Frame 1 (no input): blank canvas, image omitted
Frame 60 (no input): blank canvas, image omitted
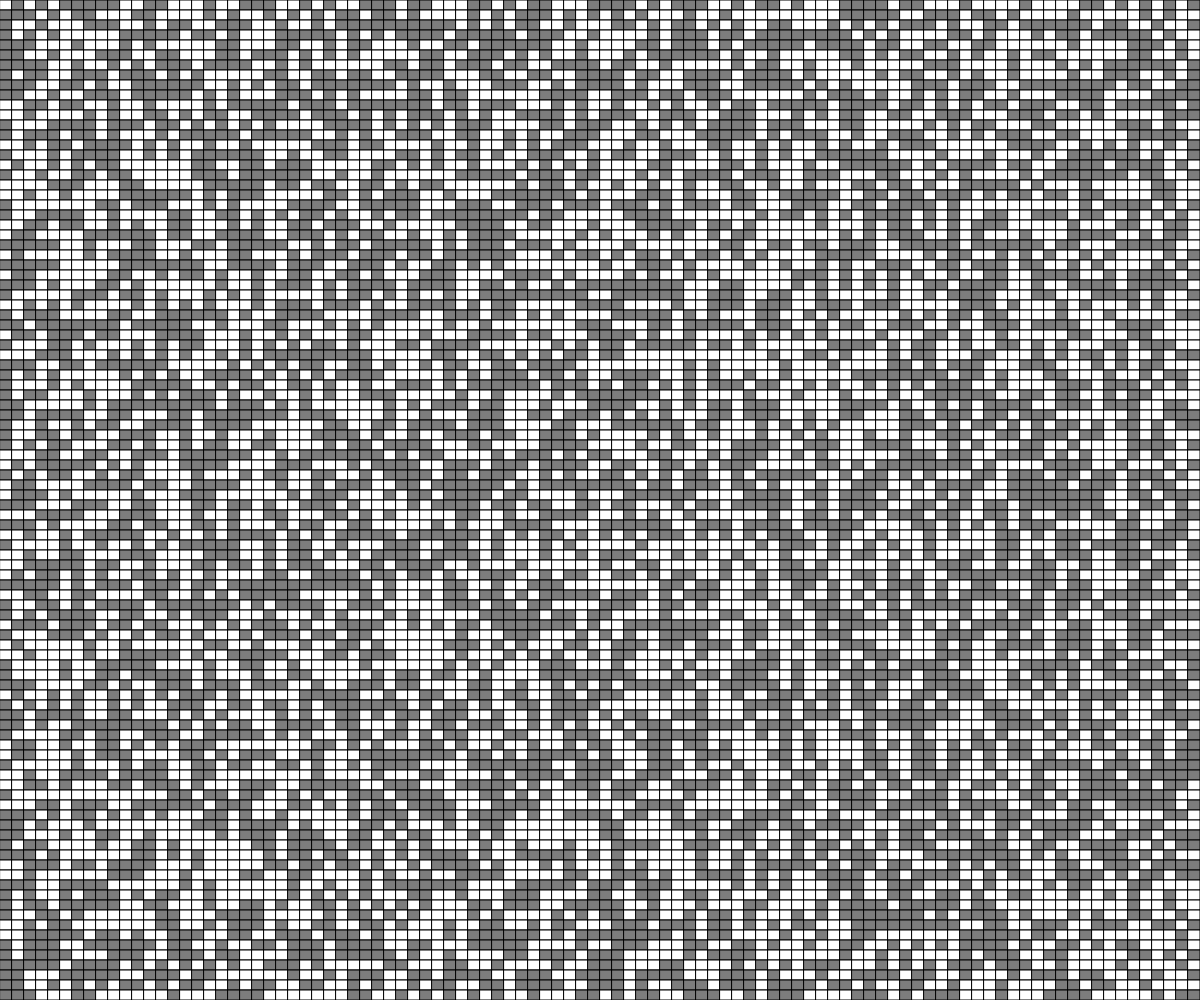
Frame 120 (the mouse pressed at the canvas centre since frame 60)

The p5.js sketch whose frames 1 and 60 were blank and that drew this single picture after the mouse press (run headless with seeded random() and noise() and a simulated clock; from frame 60 on, the mouse is pressed at the canvas centre):

// p5.js sketch
// ── sketch.js
// Project Title
// Your Name
// Date
//
// Extra for Experts:
// - describe what you did to take this project "above and beyond"

let grid = [];
let cols = 100;
let rows = 100;
function setup() {

  createCanvas(windowWidth, windowHeight);
  background(255);

}
function draw() {
  stroke(0);


}

function mousePressed(){
  for (let i = 0; i < cols; i++){
    grid[i] = [];
    for (let j = 0; j < rows; j++){
      grid[i][j] = int(random(2));
    }
  }
  for (let i = 0; i < cols; i++){
    for (let j = 0; j < rows; j++){
      let h = height/cols;
      let w = width/rows;
      if (grid[i][j] === 0){
        fill(125);
      }
      else {
        fill(255);
      }
      rect(j*w, i*h, w, h);

    }
  }
}
